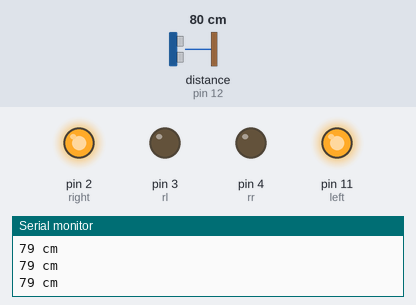
The sketch below on a simulated Arduino Uno, built with avr-gcc and run on an emulated ATmega328P. Parts: output pins drawn as LEDs (lit = HIGH), the last lines printed to the serial monitor. Wiring (inferred from the names in the program): ultrasonic range finder: trigger pin 9; echo pin 12. Dashed ring = blinking. Inputs (shaded band) come from the test bench; at power-on: distance to the obstacle (sensor on pin 12) 80 cm. The echo pulse lasts 58.3 µs per cm; pins used as bus, display or sensor lines are not drawn.

Above: at 1.2 s.
1.3 s: distance to the obstacle (sensor on pin 12) set to 45 cm
2.8 s: distance to the obstacle (sensor on pin 12) set to 37 cm
At 3.12 s:
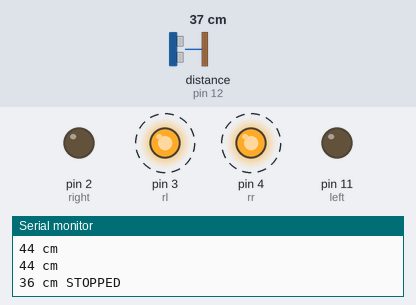
Timing chart, 0 to 11.8 s (numbered marks = the images above; inputs shaded):
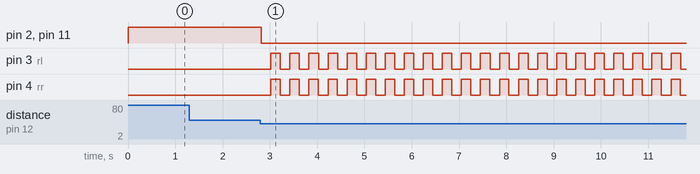

Measured:
- the behaviour switches between 41 and 40 cm on distance to the obstacle (sensor on pin 12) (found by bisection; images 0 and 1)
- after the input at 2.8 s, pin 2 (right), pin 11 (left): HIGH → LOW at once; pin 3 (rl), pin 4 (rr): alternates HIGH for 0.20 s and LOW for 0.20 s, starting after 0.22 s

The sketch:

sketch_jan31b.ino
```cpp
#define trigPin 9
#define echoPin 12
#define left 11
#define right 2
#define rr 4
#define rl 3

void setup() {
  Serial.begin (9600);
  pinMode(trigPin, OUTPUT);
  pinMode(echoPin, INPUT);
  pinMode(left, OUTPUT);
  pinMode(right, OUTPUT);
    pinMode(rl, OUTPUT);
  pinMode(rr, OUTPUT);


}

void loop() {


  long duration, distance, distancee;
  digitalWrite(trigPin, LOW);
  delayMicroseconds(1);
  digitalWrite(trigPin, HIGH);

  delayMicroseconds(1);
  digitalWrite(trigPin, LOW);
  duration = pulseIn(echoPin, HIGH);
  distance = (duration/2) / 29.1;
  digitalWrite(rr,LOW);
  digitalWrite(rl,LOW);
  digitalWrite(right,LOW);
  digitalWrite(left,LOW);

  if (distance < 40 || distance > 3411) {    //optional for error 3411
     Serial.print(distance);
    Serial.println(" cm STOPPED");

    digitalWrite(right,LOW);
    digitalWrite(left,LOW);
      digitalWrite(rr,LOW);
  digitalWrite(rl,LOW);

  delay(200);

  digitalWrite(rr,HIGH);
    digitalWrite(rl,HIGH);
      digitalWrite(right,LOW);
  digitalWrite(left,LOW);
  delay(200);


      digitalWrite(left,LOW);
    digitalWrite(rr,LOW);
  digitalWrite(rl,HIGH);
  digitalWrite(right,HIGH);

}


else {


    Serial.print(distance);
    Serial.println(" cm");
     digitalWrite(right,HIGH);
    digitalWrite(left,HIGH);
      digitalWrite(rr,LOW);
  digitalWrite(rl,LOW);


  delay(100);
  }


}
```
